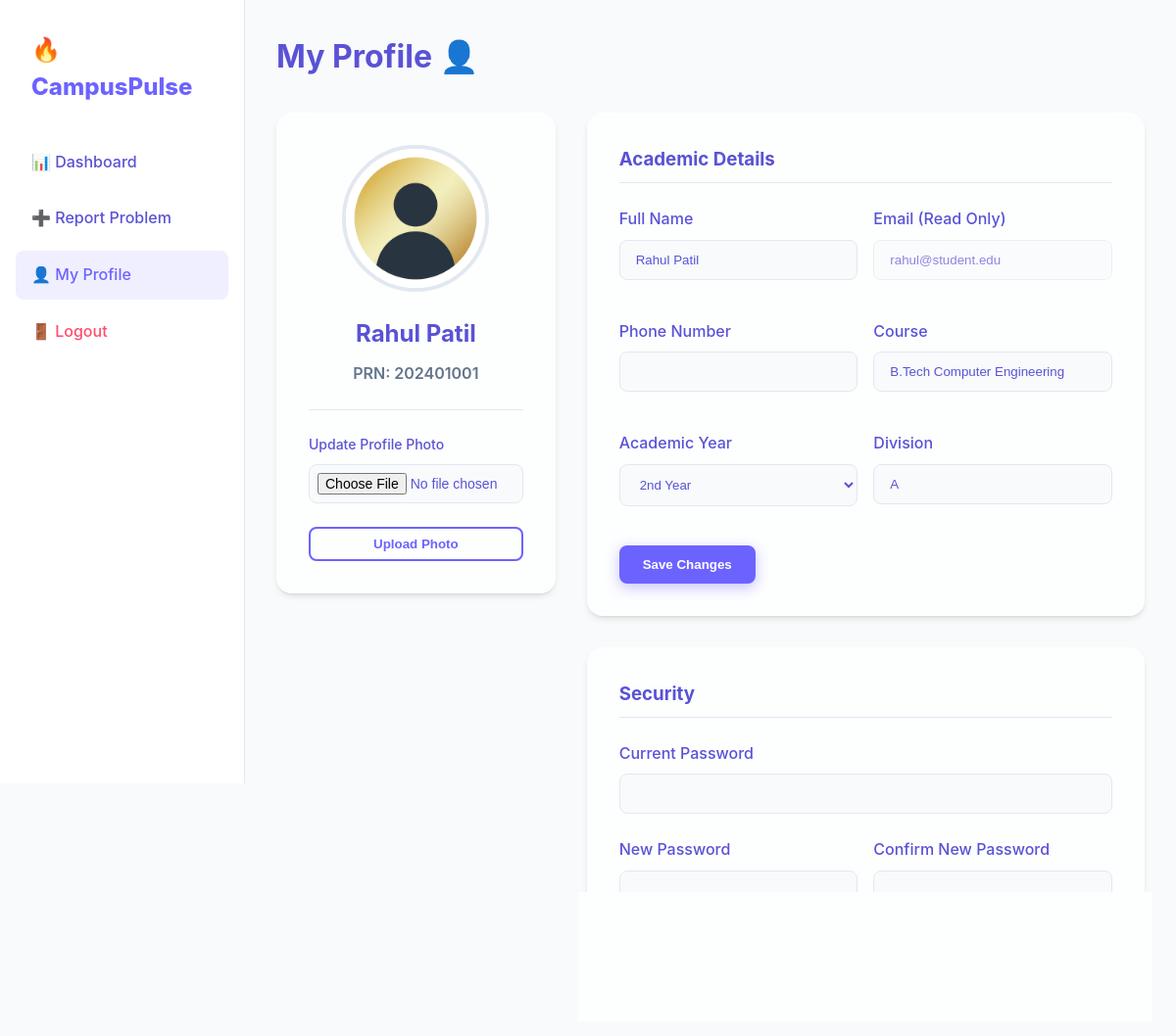
The page /student_profile.php (signed in) on the database its author committed.
### tables this page shows
CREATE TABLE `students` (
  `id` int(11) NOT NULL,
  `user_id` int(11) NOT NULL,
  `prn` varchar(20) NOT NULL,
  `course` varchar(100) NOT NULL,
  `academic_year` enum('1st Year','2nd Year','3rd Year','4th Year') NOT NULL,
  `division` varchar(10) NOT NULL,
  `phone` varchar(15) DEFAULT NULL,
  `profile_photo` varchar(255) DEFAULT 'default.png'
);

CREATE TABLE `users` (
  `id` int(11) NOT NULL,
  `name` varchar(100) NOT NULL,
  `email` varchar(100) NOT NULL,
  `password` varchar(255) NOT NULL,
  `role` enum('student','admin') NOT NULL,
  `created_at` timestamp NOT NULL DEFAULT current_timestamp()
);

### student_profile.php (the view, shortened to what this page needs)
<?php
require_once 'config/database.php';
$user_id = $_SESSION['user_id'];
$stmt = $pdo->prepare("
    SELECT u.name, u.email, s.prn, s.course, s.academic_year, s.division, s.phone, s.profile_photo
    FROM users u
    JOIN students s ON u.id = s.user_id
    WHERE u.id = ?
");
$stmt->execute([$user_id]);
$profile = $stmt->fetch();
include 'includes/header.php';
include 'includes/student_sidebar.php';
?>
<div class="main-content">
    <h1 style="margin-bottom: 2rem;">My Profile 👤</h1>
    <div style="display: grid; grid-template-columns: 1fr 2fr; gap: 2rem;">
        <div class="glass-panel" style="padding: 2rem; text-align: center; height: fit-content;">
            <div style="width: 150px; height: 150px; margin: 0 auto 1.5rem auto; border-radius: 50%; overflow: hidden; border: 4px solid var(--border-color);">
                <img src="<?php echo BASE_URL; ?>uploads/profile/<?php echo htmlspecialchars($profile['profile_photo']); ?>"
                     alt="Profile Photo" style="width: 100%; height: 100%; object-fit: cover;">
            </div>
            <h2 style="margin-bottom: 0.5rem;"><?php echo htmlspecialchars($profile['name']); ?></h2>
            <p style="color: var(--text-muted); font-weight: 600; margin-bottom: 1rem;">PRN: <?php echo htmlspecialchars($profile['prn']); ?></p>
            <hr style="border: 0; border-top: 1px solid var(--border-color); margin: 1.5rem 0;">
            <form action="actions/profile_action.php" method="POST" enctype="multipart/form-data">
                <div class="form-group" style="text-align: left;">
                    <label style="font-size: 0.875rem;">Update Profile Photo</label>
                    <input type="file" name="profile_photo" class="form-control" style="font-size: 0.875rem; padding: 0.5rem;" accept="image/jpeg, image/png, image/webp" required>
                </div>
                <button type="submit" class="btn btn-outline" style="width: 100%; padding: 0.5rem;">Upload Photo</button>
            </form>
        </div>
        <div>
            <form action="actions/profile_action.php" method="POST" class="glass-panel" style="padding: 2rem; margin-bottom: 2rem;">
                <h3 style="margin-bottom: 1.5rem; border-bottom: 1px solid var(--border-color); padding-bottom: 0.5rem;">Academic Details</h3>
                <div style="display: grid; grid-template-columns: 1fr 1fr; gap: 1rem;">
                    <div class="form-group">
                        <label>Full Name</label>
                        <input type="text" name="name" class="form-control" value="<?php echo htmlspecialchars($profile['name']); ?>" required>
                    </div>
                    <div class="form-group">
                        <label>Email (Read Only)</label>
                        <input type="email" class="form-control" value="<?php echo htmlspecialchars($profile['email']); ?>" readonly style="background: var(--bg-color); opacity: 0.7;">
                    </div>
                    <div class="form-group">
                        <label>Phone Number</label>
                        <input type="text" name="phone" class="form-control" value="<?php echo htmlspecialchars($profile['phone']); ?>">
                    </div>
                    <div class="form-group">
                        <label>Course</label>
                        <input type="text" name="course" class="form-control" value="<?php echo htmlspecialchars($profile['course']); ?>" required>
                    </div>
                    <div class="form-group">
                        <label>Academic Year</label>
                        <select name="academic_year" class="form-control" required>
                            <?php
                            $years = ['1st Year', '2nd Year', '3rd Year', '4th Year'];
                            foreach($years as $y) {
                                $sel = ($profile['academic_year'] == $y) ? 'selected' : '';
                                echo "<option value=\"$y\" $sel>$y</option>";
                            }
                            ?>
                        </select>
                    </div>
                    <div class="form-group">
                        <label>Division</label>
                        <input type="text" name="division" class="form-control" value="<?php echo htmlspecialchars($profile['division']); ?>" required>
                    </div>
                </div>
                <button type="submit" class="btn btn-primary" style="margin-top: 1rem;">Save Changes</button>
            </form>
            <form action="actions/profile_action.php" method="POST" class="glass-panel" style="padding: 2rem;">
                <h3 style="margin-bottom: 1.5rem; border-bottom: 1px solid var(--border-color); padding-bottom: 0.5rem;">Security</h3>
                <div class="form-group">
                    <label>Current Password</label>
                    <input type="password" name="current_password" class="form-control" required>
                </div>
                <div style="display: grid; grid-template-columns: 1fr 1fr; gap: 1rem;">
                    <div class="form-group">
                        <label>New Password</label>
                        <input type="password" name="new_password" class="form-control" required>
                    </div>
                    <div class="form-group">
                        <label>Confirm New Password</label>
                        <input type="password" name="confirm_password" class="form-control" required>
                    </div>
                </div>
                <button type="submit" class="btn btn-outline" style="border-color: var(--primary);">Update Password</button>
            </form>
        </div>
    </div>
</div>
</body>
</html>

### assets/css/style.css (style rules this page uses)
:root { --primary: #6C63FF; --primary-hover: #5a52d5; --secondary: #00C2A8; --accent: #FFB703; --danger: #FF4D6D; --success: #22c55e; --warning: #f59e0b; --bg-color: #F8FAFC; --text-main: #5a52d5; --text-muted: #64748b; --card-bg: #ffffff; --glass-bg: rgba(255, 255, 255, 0.7); --glass-border: rgba(255, 255, 255, 0.3); --border-color: #e2e8f0; --shadow-sm: 0 1px 2px 0 rgb(0 0 0 / 0.05); --shadow-md: 0 4px 6px -1px rgb(0 0 0 / 0.1), 0 2px 4px -2px rgb(0 0 0 / 0.1); --shadow-lg: 0 10px 15px -3px rgb(0 0 0 / 0.1), 0 4px 6px -4px rgb(0 0 0 / 0.1); --font-family: 'Inter', 'Segoe UI', system-ui, -apple-system, sans-serif; }
* { margin: 0; padding: 0; box-sizing: border-box; }
body { font-family: var(--font-family); background-color: var(--bg-color); color: var(--text-main); line-height: 1.6; transition: background-color 0.3s ease, color 0.3s ease; overflow-x: hidden; }
.glass-panel { background: var(--glass-bg); backdrop-filter: blur(12px); -webkit-backdrop-filter: blur(12px); border: 1px solid var(--glass-border); box-shadow: var(--shadow-md); border-radius: 16px; }
.btn { display: inline-flex; align-items: center; justify-content: center; padding: 0.75rem 1.5rem; border-radius: 8px; font-weight: 600; cursor: pointer; border: none; transition: all 0.2s ease; gap: 0.5rem; }
.btn-primary { background-color: var(--primary); color: white; box-shadow: 0 4px 14px 0 rgba(108, 99, 255, 0.39); }
.btn-outline { background: transparent; border: 2px solid var(--primary); color: var(--primary); }
.form-group { margin-bottom: 1.5rem; }
.form-group label { display: block; margin-bottom: 0.5rem; font-weight: 500; }
.form-control { width: 100%; padding: 0.75rem 1rem; border-radius: 8px; border: 1px solid var(--border-color); background-color: var(--bg-color); color: var(--text-main); transition: all 0.2s; }

### includes/student_sidebar.php (style rules this page uses)
.main-content { margin-left: 250px; padding: 2rem; min-height: 100vh; }

### rows shown on the page
students: profile_photo (placeholder picture), user.name "Rahul Patil", prn "202401001", name "Rahul Patil", user.email "rahul@student.edu", course "B.Tech Computer Engineering", division "A"

### other values the page prints
APP_NAME "CampusPulse"
form field academic_year "2nd Year"
